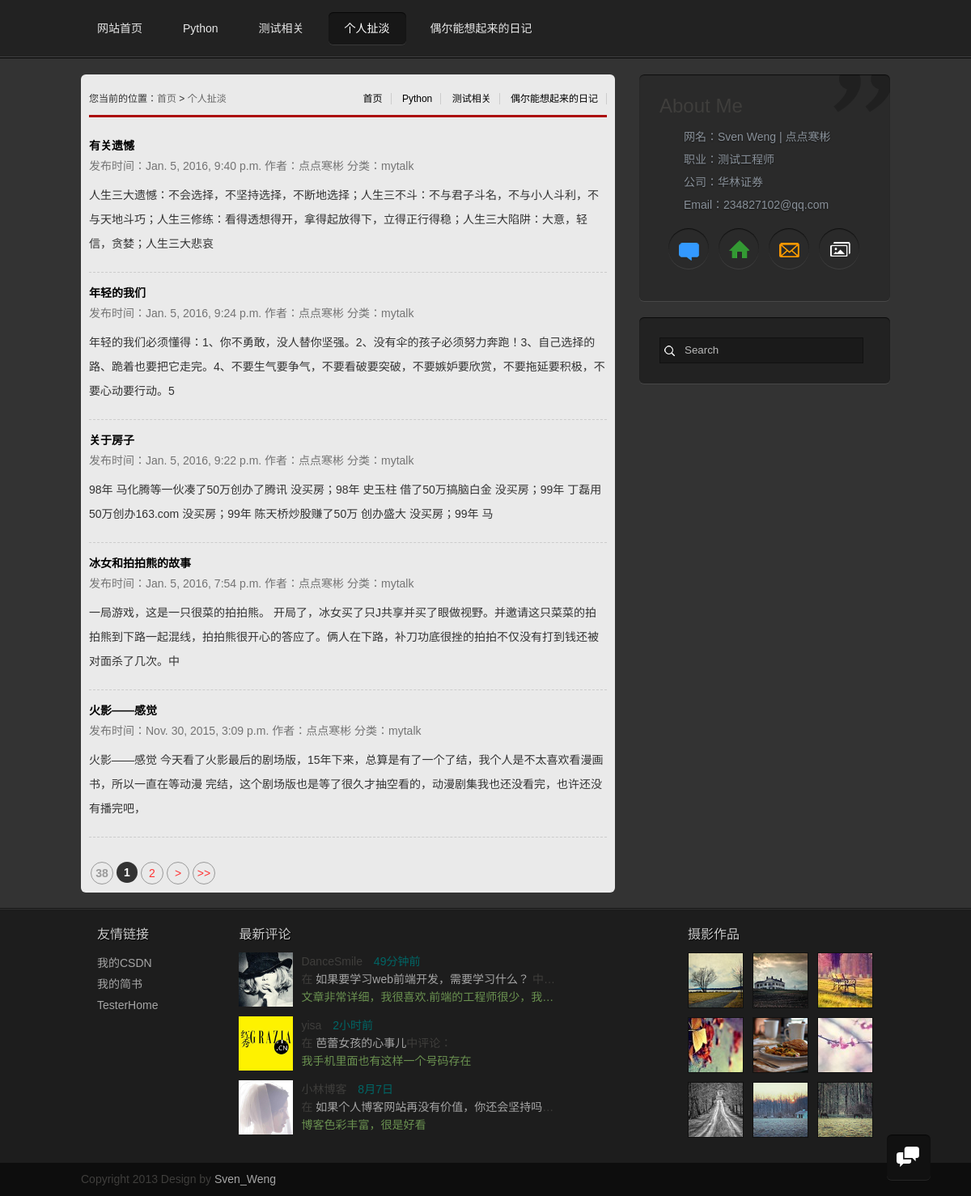
The app's page /grzx/mytalk/ with its own data.
### grzx/models.py (models this page shows)
class BlogBody(models.Model):
    blog_title = models.CharField(max_length=50)
    blog_body = models.TextField()
    blog_type = models.CharField(max_length=50)
    blog_timestamp = models.DateTimeField()
    blog_imgurl = models.CharField(max_length=50, blank=True, null=True)
    blog_author = models.CharField(max_length=20, null=True)
    blog_ismarkdown = models.CharField(max_length=1, null=True)
    blog_like = models.IntegerField(null=True)
    blog_clicknum = models.IntegerField(null=True)

### grzx/views.py (the view)
def mytalk(request):
    mytalk_blog = BlogBody.objects.filter(blog_type='mytalk')[::-1]
    return render(request, 'mytalk_list.html', {'mytalk_blog': mytalk_blog})

### grzx/templates/mytalk_list.html
{% extends "base.html" %}
{% block bodycontent %}
<div id="mainbody">
  <div class="blogs">
    <div class="newlist">
  <h2><span>
      <a href="/">首页</a>
      <a href="/grzx/Python">Python</a>
      <a href="/grzx/abouttest/">测试相关</a>
      <a href="/grzx/diary/">偶尔能想起来的日记</a>
</span>您当前的位置：<a href="/">首页</a>&nbsp;>&nbsp;<a href="/grzx/mytalk/">个人扯淡</a></h2>
<ul>
    {% for x in mytalk_blog %}
        <p class="ptit"><b><a href="{% url 'article' x.id %}"> {{ x.blog_title }}</a></b></p>
        <p class="ptime">发布时间：{{ x.blog_timestamp }} 作者：{{ x.blog_author }}  分类：{{ x.blog_type }} </p>
        <div class="pcon">{{ x.blog_body | slice:':100'}}</div>
        <div class="line"></div>
    {% endfor %}
</ul>
<div class="page">
    <a title="Total record"><b>38</b></a>
    <b>1</b><a href="/jstt/index_2.html">2</a>
    <a href="/jstt/index_2.html">></a>
    <a href="/jstt/index_2.html">>></a></div>
</div>
    <aside>
        <div class="card" style="width: 280px;position: fixed;z-index: 1;">
            <h1>About Me</h1>
            <p>网名：Sven Weng | 点点寒彬</p>
            <p>职业：测试工程师</p>
            <p>公司：华林证券</p>
            <p>Email：234827102@qq.com</p>
          <ul class="linkmore">
            <li><a href="/grzx/add_article" class="talk" title="给我留言"></a></li>
            <li><a href="/" class="address" title="联系地址"></a></li>
            <li><a href="/" class="email" title="给我写信"></a></li>
            <li><a href="/" class="photos" title="生活照片"></a></li>
          </ul>
        </div>
      <div class="search" style="position: relative;top: 300px;">
        <form class="searchform" method="get" action="#">
          <input type="text" name="s" value="Search" onfocus="this.value=''" onblur="this.value='Search'">
        </form>
      </div>
    </aside>
  </div>
</div>
{% endblock bodycontent %}

### static/css/styles.css (style rules this page uses)
* { margin: 0; padding: 0 }
body { font: 14px "΢���ź�", "Microsoft YaHei", HELVETICA; color: #3F3E3C; line-height: 1.5; background: #333; }
h1, h2, h3, h4, h5, h6 { font-weight: normal; }
h1 { font: 24px "΢���ź�", "Microsoft YaHei", Arial, Helvetica, sans-serif }
p { word-wrap: break-word }
ul, ol { list-style: none; }
a { color: #a6a6a6; text-decoration: none; transition: All 1s ease; -webkit-transition: All 1s ease; -moz-transition: All 1s ease; -ms-transition: All 1s ease; -o-transition: All 1s ease; }
#mainbody { width: 100%; border-top: #000 1px solid; clear: both; overflow: hidden; }
.card { box-shadow: 0px 1px 0px rgba(255,255,255,.1), inset 0px 1px 1px rgba(0,0,0,.7); border-radius: 6px; background: url(../images/quote-bg.png) no-repeat top right rgba(42,42,42,1); width: 310px; float: right; height: 250px; overflow: hidden }
.card h1 { padding: 10px }
.card p { padding: 0 0 0 40px; line-height: 28px; text-shadow: 0px 1px 2px rgba(0,0,0,.5); color: #89919a; -webkit-animation: animations2 5s ease-in-out 5s; -moz-animation: animations2 5s ease-in-out 5s; -o-animation: animations2 5s ease-in-out 5s; -ms-animation: animations2 5s ease-in-out 5s; animation: animations2 5s ease-in-out 5s; }
.linkmore { margin: 15px 0 0 15px }
.linkmore li a { height: 50px; width: 50px; display: block; overflow: hidden; box-shadow: 0px 1px 0px rgba(255,255,255,.1), inset 0px 1px 1px rgba(0,0,0,.7); border-radius: 50%; float: left; margin: 0 6px; }
.talk, .address, .email, .photos, .heart { background: url(../images/icons.png) no-repeat; }
.talk { background-position: 13px 18px }
.address { background-position: 12px -22px }
.email { background-position: 12px -60px }
.photos { background-position: 12px -137px }
.blogs { width: 1000px; margin: 0 auto 20px; }
aside { width: 310px; float: right; margin: 20px 0; }
aside div { box-shadow: 0px 1px 0px rgba(255,255,255,.1), inset 0px 1px 1px rgba(0,0,0,.7); border-radius: 6px; padding: 15px; background: #222; margin-bottom: 20px; overflow: hidden; }
.searchform { overflow: hidden; padding: 10px; }
.searchform input { background: rgba(0, 0, 0, 0.25) url(../images/icons.png) no-repeat 3px -318px; border: 1px solid #111; width: 220px; line-height: 30px; color: #b9b9b9; padding-left: 30px; }

### static/css/view.css (style rules this page uses)
.newlist { width: 640px; float:left;margin: 20px 0; color: #333; border-radius: 6px; background:#EAEAEA; padding: 10px; }
.newlist h2 { border-bottom:#AC0B0B 3px solid; line-height:40px; font-size:12px; font-weight:normal; margin-bottom:20px }
.newlist h2 a { color:#666 }
.newlist h2 span { float:right }
.newlist h2 span a { color: #000;border-right: 1px solid #ccc;padding: 0 10px; }
.page { padding:20px 0 0 0; text-align:center; width:100%;overflow: hidden; }
.page a b { color: #999; }
.page>b, .page a { margin: 0 2px;height: 26px;line-height: 26px;border-radius: 50%;width: 26px;text-align: center;display: block;float: left; }
.page>b,.page a:hover { background: #333;color: #FFF; }
.page a { color: #F33;border: #999 1px solid; }
.ptime { color:#747474;margin-bottom: 10px; }
.ptit { line-height:30px;font-size:14px }
.ptit a { color:#000 }
.pcon { line-height:30px; }
.line { height: 10px;overflow: hidden;width: 100%;margin: 10px 0;clear: both;border-bottom: 1px dashed #ccc; }

### records on screen
BlogBody: blog_title "有关遗憾", blog_timestamp "Jan. 5, 2016, 9:40 p.m.", blog_author "点点寒彬", blog_type "mytalk", blog_body "人生三大遗憾：不会选择，不坚持选择，不断地选择；人生三不斗：不与君子斗名，不与小人斗利，不与天地斗巧；人生三修练：看得透想得开，拿得起放得下，立得正行得稳；人生三大陷阱：大意，轻信，贪婪；人生三大悲哀"
BlogBody: blog_title "年轻的我们", blog_timestamp "Jan. 5, 2016, 9:24 p.m.", blog_author "点点寒彬", blog_type "mytalk", blog_body "年轻的我们必须懂得：1、你不勇敢，没人替你坚强。2、没有伞的孩子必须努力奔跑！3、自己选择的路、跪着也要把它走完。4、不要生气要争气，不要看破要突破，不要嫉妒要欣赏，不要拖延要积极，不要心动要行动。5"
BlogBody: blog_title "关于房子", blog_timestamp "Jan. 5, 2016, 9:22 p.m.", blog_author "点点寒彬", blog_type "mytalk", blog_body "98年 马化腾等一伙凑了50万创办了腾讯 没买房；98年 史玉柱 借了50万搞脑白金 没买房；99年 丁磊用50万创办163.com 没买房；99年 陈天桥炒股赚了50万 创办盛大 没买房；99年 马"
BlogBody: blog_title "冰女和拍拍熊的故事", blog_timestamp "Jan. 5, 2016, 7:54 p.m.", blog_author "点点寒彬", blog_type "mytalk", blog_body "一局游戏，这是一只很菜的拍拍熊。 开局了，冰女买了只J共享并买了眼做视野。并邀请这只菜菜的拍拍熊到下路一起混线，拍拍熊很开心的答应了。俩人在下路，补刀功底很挫的拍拍不仅没有打到钱还被对面杀了几次。中"
BlogBody: blog_title "火影——感觉", blog_timestamp "Nov. 30, 2015, 3:09 p.m.", blog_author "点点寒彬", blog_type "mytalk", blog_body "火影——感觉 今天看了火影最后的剧场版，15年下来，总算是有了一个了结，我个人是不太喜欢看漫画书，所以一直在等动漫 完结，这个剧场版也是等了很久才抽空看的，动漫剧集我也还没看完，也许还没有播完吧，"
